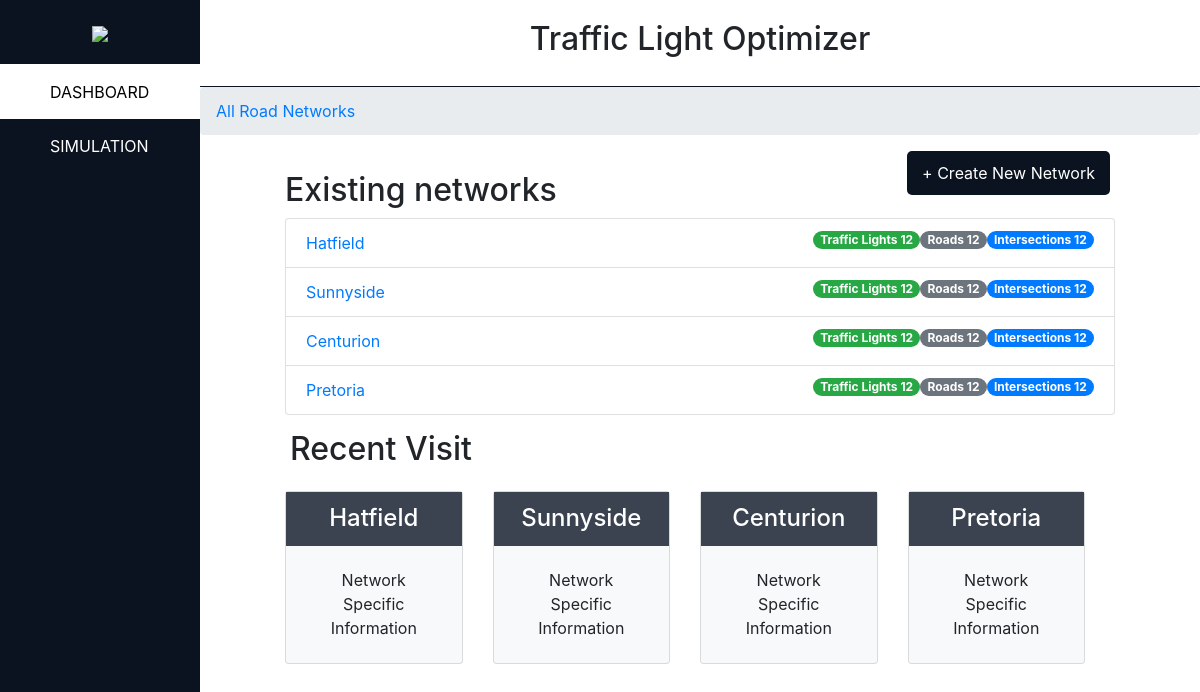
/network/, run on an earlier commit of the app's database.
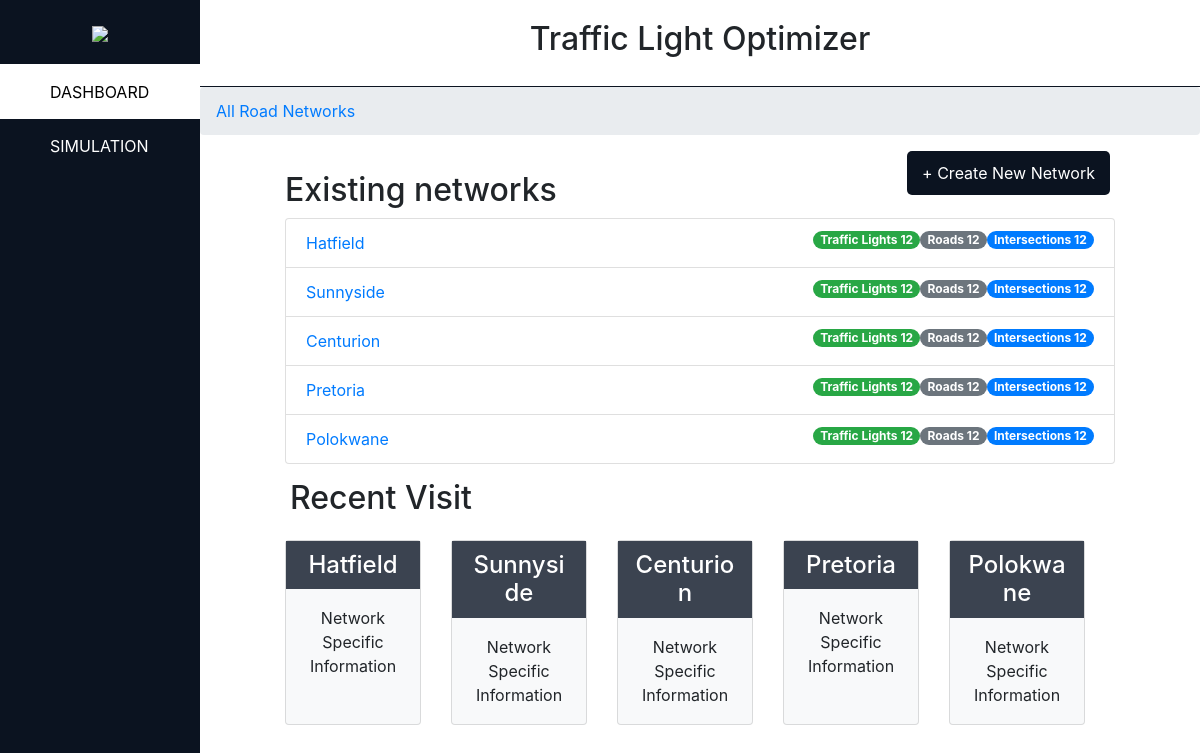
And on a later commit of the database.
### main_app/models.py (models this page shows, shortened)
class Network(models.Model):
    network_name = models.CharField( max_length=50, unique=True )

### main_app/views/oldview.py (the view)
# urls.py: path('network/', views.main_controller, name='all_networks'),
def main_controller(request):
    if request.method == 'POST':
        network_form = NetworkForm(request.POST)
        if network_form.is_valid():
            new_network = network_form.save()
            return HttpResponseRedirect(reverse('road_network', args=(new_network.id,)))
    else:
        network_form = NetworkForm()
    if Network.objects.filter().exists():
        all_network_entries = Network.objects.filter()
    else:
        all_network_entries = []
    ui_data = {
        'network_list': all_network_entries ,
        'network_form': network_form
    }
    return render(request, 'main_app/all_networks.html', ui_data)

### main_app/templates/main_app/all_networks.html (shortened to what this page needs)
{% load static %}
<!DOCTYPE html>
<html lang="en">
<html>
    <head>
        <link rel="stylesheet" href="https://use.fontawesome.com/releases/v5.1.0/css/all.css">
        <link rel="stylesheet" type="text/css" href = "{% static 'css/style.css'%}"/>
        <link rel="stylesheet" href="https://maxcdn.bootstrapcdn.com/bootstrap/4.5.0/css/bootstrap.min.css">
    </head>
    <body>
        <div class="fluid-container">
            <div class="row">
                <div id="navigate" class="col-2">
                    <div class="title">
                        <img src="{% static 'images/logo_welcome.png' %}">
					</div>
					<div>
						<a href="{% url 'all_networks' %}" class="active"><div>DASHBOARD</div></a>
						<a href="{% url 'simulation' %}" ><div>SIMULATION</div></a>
					</div>
				</div>
				<div class="content col-12 row">
					<div class="emp col-2"></div>
					<div class="cont col-10">
						<div class="cont-bar">
							<h2>Traffic Light Optimizer</h2>
						</div>
						<div class="cont-info">
                            <ul class="breadcrumb">
                                <li class="breadcrumb-item"><a href="#">All Road Networks</a></li>
                            </ul>
							<div class="road-content row">
                                <div class="row">
                                    <div class="add-button">
                                        <button class="add-network">+ Create New Network</button>
                                    </div>
                                    <div class="col-sm-12">
                                        <h2> Existing networks </h2>
                                        {% if network_list %}
                                            <ul class="list-group" >
                                            {% for network in network_list %}
                                                <li class="list-group-item justify-content-between" >
                                                    <a href="{% url 'road_network' network.id %}">
                                                        {{ network.network_name }}
                                                    </a>
                                                    <span class="badge badge-primary badge-pill" style="float:right"> Intersections 12</span>
                                                    <span class="badge badge-secondary badge-pill" style="float:right"> Roads 12</span>
                                                    <span class="badge badge-success badge-pill" style="float:right"> Traffic Lights 12</span>
                                                </li>
                                            {% endfor %}
                                            </ul>
                                        {% else %}
                                            <p> No Networks in the System.</p>
                                        {% endif %}
                                    </div>
                                </div>
                                <div class="recent-visit row">
                                    <br>
                                    <h2 style="text-align:center;">    Recent Visit</h2>
                                    <div class="col-sm-12 card-deck">
                                        {% for network in network_list %}
                                            <div class="card bg-light">
                                                <div class="card-body text-center">
                                                    <h4 class="card-title"> {{ network.network_name }} </h4>
                                                    <p class="card-text"> Network Specific Information</p>
                                                </div>
                                            </div>
                                        {% endfor %}
                                    </div>
                                </div>
                            </div>
						</div>
					</div>
				</div>
			</div>
        </div>
    </body>
</html>

What changed in the data, as far as the page shows it:
added Network: network_name "Polokwane"
